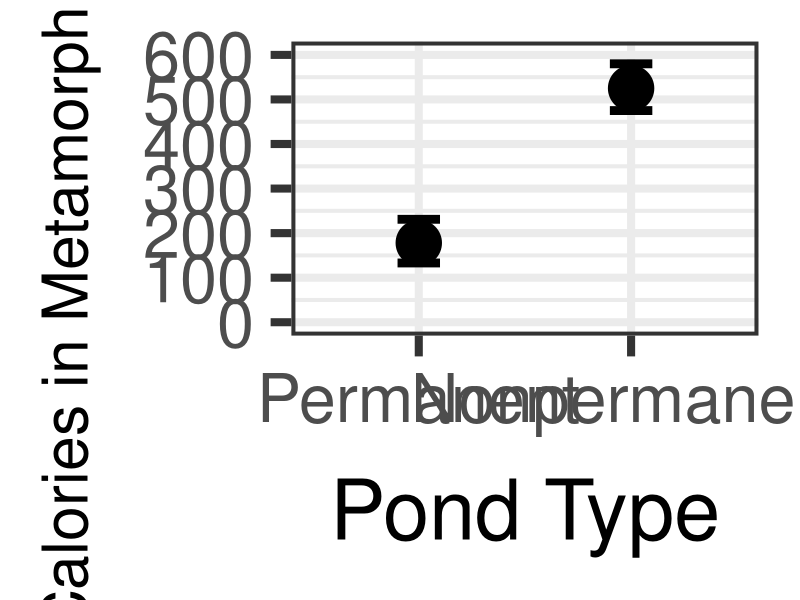
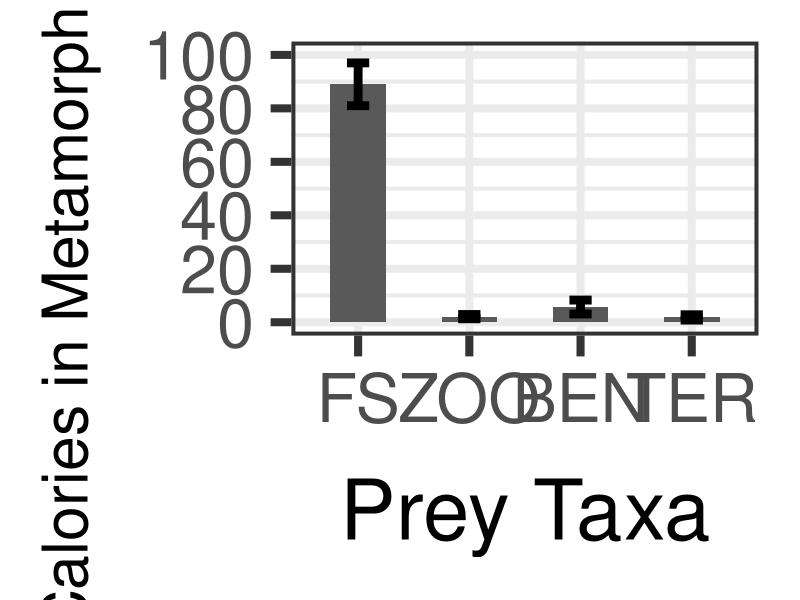
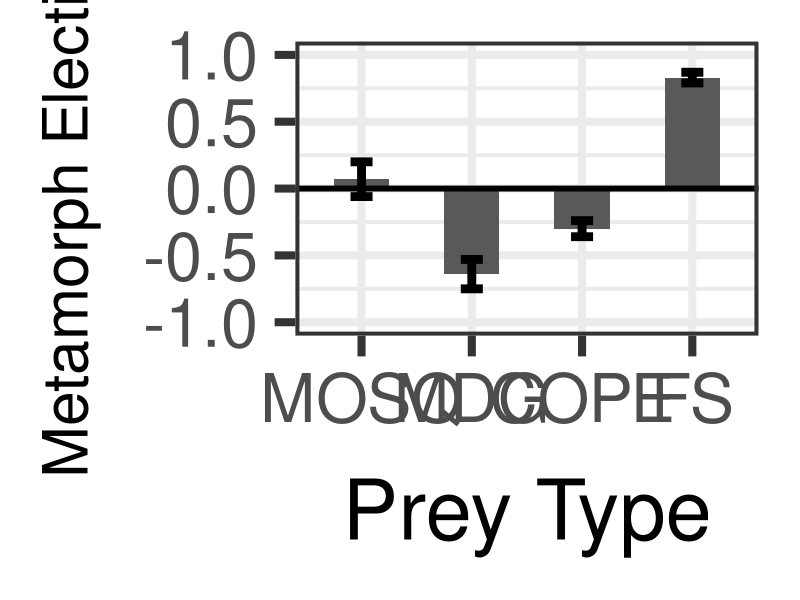

Write the R code that produced these figures, in order.
#### Whiteman Graphs #####

library(ggplot2)

#Meta calories perm vs nonperm

pond_type = c("Permanent", "Nonpermanent")
data1_est = c(178, 525)
data1_high = c(231, 580)
data1_low = c(133, 475)

data1 = as.data.frame(cbind(pond_type, data1_est, data1_high, data1_low))
data1$pond_type = as.factor(data1$pond_type)
data1$pond_type = factor(data1$pond_type, levels = c("Permanent", "Nonpermanent"))
data1$data1_est = as.numeric(data1$data1_est)
data1$data1_high = as.numeric(data1$data1_high)
data1$data1_low = as.numeric(data1$data1_low)

whiteman_plot1 = 
  ggplot(data = data1, aes(x = pond_type, y = data1_est)) +
  theme_bw(60) +
  geom_point(size = 15) +
  geom_errorbar(ymin = data1_low, ymax = data1_high, width = 0.2, linewidth = 3) +
  scale_y_continuous(limits = c(0, 600), breaks = c(0, 100, 200, 300, 400, 500, 600)) +
  labs(x = "Pond Type", y = "Calories in Metamorph Stomach") +
  theme(axis.title.x = element_text(margin = margin(t = 30, r = 0, b = 0, l = 0)),
        axis.title.y = element_text(size = 45, margin = margin(t = 0, r = 30, b = 0, l = 0)))

whiteman_plot1

#ggsave(whiteman_plot1, filename = "Outputs/whiteman_plot1.png",  width = 14, height = 12, dpi = 100)


###metamorph diet composition in nonpermanent ponds#####

prey_taxa = c("FS", "ZOO", "BEN", "TER")
data2_est = c(89, 2.1, 5.7, 1.8)
data2_high = c(97, 2.9, 8.3, 2.8)
data2_low = c(81, 1.3, 3.1, 0.8)

data2 = as.data.frame(cbind(prey_taxa, data2_est, data2_high, data2_low))
data2$prey_taxa = as.factor(data2$prey_taxa)
data2$prey_taxa = factor(data2$prey_taxa, levels = c("FS", "ZOO", "BEN", "TER"))
data2$data2_est = as.numeric(data2$data2_est)
data2$data2_high = as.numeric(data2$data2_high)
data2$data2_low = as.numeric(data2$data2_low)

whiteman_plot2 = 
  ggplot(data = data2, aes(x = prey_taxa, y = data2_est)) +
  theme_bw(60) +
  geom_bar(stat = "identity", width = 0.5) +
  geom_errorbar(ymin = data2_low, ymax = data2_high, width = 0.2, linewidth = 3) +
  scale_y_continuous(limits = c(0, 100), breaks = c(0, 20, 40, 60, 80, 100)) +
  labs(x = "Prey Taxa", y = "Calories in Metamorph Stomach") +
  theme(axis.title.x = element_text(margin = margin(t = 30, r = 0, b = 0, l = 0)),
        axis.title.y = element_text(size = 45, margin = margin(t = 0, r = 30, b = 0, l = 0)))

whiteman_plot2

#ggsave(whiteman_plot2, filename = "Outputs/whiteman_plot2.png",  width = 14, height = 12, dpi = 100)


###metamorph diet composition in nonpermanent ponds#####

prey_type = c("MOSQ", "MDG", "COPE", "FS")
data3_est = c(0.07, -0.64, -0.3, 0.83)
data3_high = c(0.2, -0.53, -0.24, 0.87)
data3_low = c(-0.06, -0.75, -0.36, 0.79)

data3 = as.data.frame(cbind(prey_type, data3_est, data3_high, data3_low))
data3$prey_type = as.factor(data3$prey_type)
data3$prey_type = factor(data3$prey_type, levels = c("MOSQ", "MDG", "COPE", "FS"))
data3$data3_est = as.numeric(data3$data3_est)
data3$data3_high = as.numeric(data3$data3_high)
data3$data3_low = as.numeric(data3$data3_low)

whiteman_plot3 = 
  ggplot(data = data3, aes(x = prey_type, y = data3_est)) +
  theme_bw(60) +
  geom_bar(stat = "identity", width = 0.5) +
  geom_hline(yintercept=0, size=2) +
  geom_errorbar(ymin = data3_low, ymax = data3_high, width = 0.2, linewidth = 3) +
  scale_y_continuous(limits = c(-1, 1), breaks = c(-1, -0.5, 0, 0.5, 1)) +
  labs(x = "Prey Type", y = "Metamorph Electivity") +
  theme(axis.title.x = element_text(margin = margin(t = 30, r = 0, b = 0, l = 0)),
        axis.title.y = element_text(size = 45, margin = margin(t = 0, r = 30, b = 0, l = 0)))

whiteman_plot3

#ggsave(whiteman_plot3, filename = "Outputs/whiteman_plot3.png",  width = 14, height = 12, dpi = 100)


